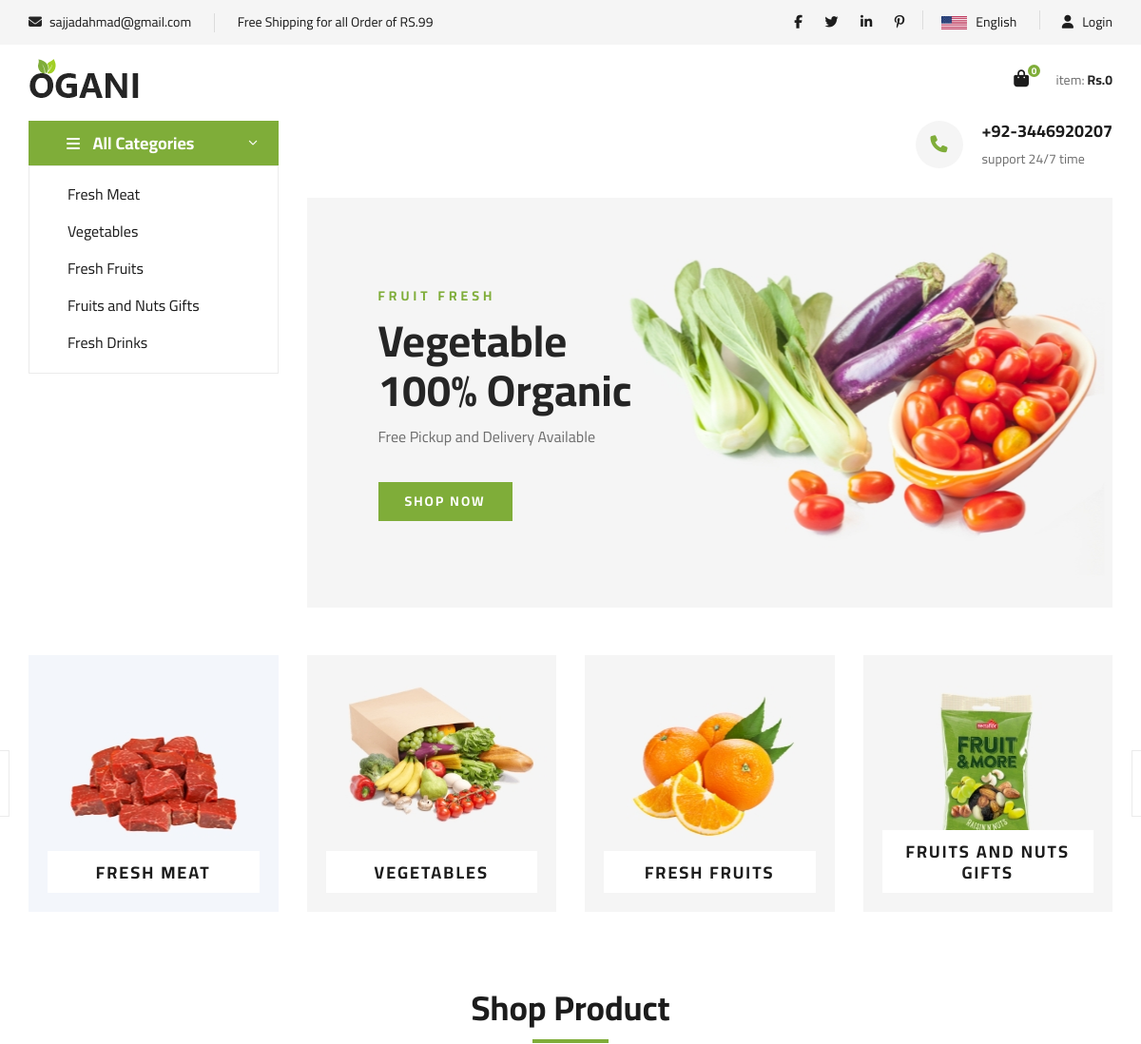
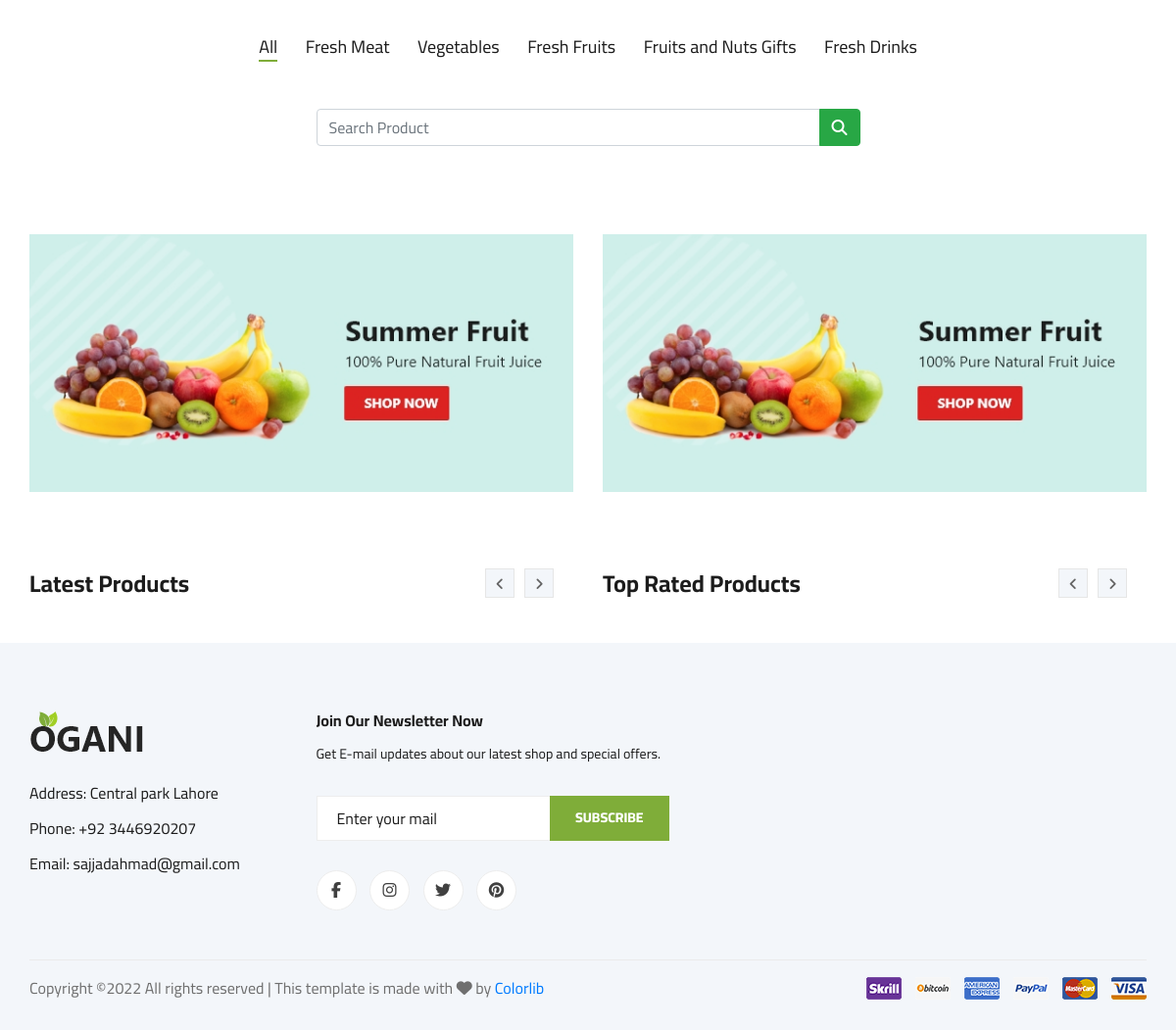
The page / on the database its author committed (2 pictures, top to bottom).
### tables this page shows
CREATE TABLE `category` (
  `catid` bigint(255) NOT NULL,
  `cname` varchar(255) NOT NULL,
  `cimage` varchar(255) NOT NULL
);

### index.php (the view, shortened to what this page needs)
<!DOCTYPE html>
<html lang="zxx">
<head>
    <link rel="stylesheet" href="css/bootstrap.min.css" type="text/css">
    <link rel="stylesheet" href="css/font-awesome.min.css" type="text/css">
    <link rel="stylesheet" href="css/elegant-icons.css" type="text/css">
    <link rel="stylesheet" href="css/nice-select.css" type="text/css">
    <link rel="stylesheet" href="css/jquery-ui.min.css" type="text/css">
    <link rel="stylesheet" href="css/owl.carousel.min.css" type="text/css">
    <link rel="stylesheet" href="css/slicknav.min.css" type="text/css">
    <link rel="stylesheet" href="css/style.css" type="text/css">
    <link href="https://netdna.bootstrapcdn.com/font-awesome/3.2.1/css/font-awesome.css" rel="stylesheet">
</head>
<body>
    <header class="header">
        <div class="header__top">
            <div class="container">
                <div class="row">
                    <div class="col-lg-6 col-md-6">
                        <div class="header__top__left">
                            <ul>
                                <li><i class="fa fa-envelope"></i> sajjadahmad@gmail.com</li>
                                <li>Free Shipping for all Order of RS.99</li>
                            </ul>
                        </div>
                    </div>
                    <div class="col-lg-6 col-md-6">
                        <div class="header__top__right">
                            <div class="header__top__right__social">
                                <a href="#"><i class="fa fa-facebook"></i></a>
                                <a href="#"><i class="fa fa-twitter"></i></a>
                                <a href="#"><i class="fa fa-linkedin"></i></a>
                                <a href="#"><i class="fa fa-pinterest-p"></i></a>
                            </div>
                            <div class="header__top__right__language">
                                <img src="img/language.png" alt="">
                                <div>English</div>
                            </div>
                            <div class="header__top__right__auth">
                                <?php
                                include 'dbconnection.php';
                                if(isset($_SESSION['username'])){
                                    echo '<a href="logout.php"><i class="fa fa-user"></i> Logout</a>';
                                }else{
                                    echo '<a href="login.php"><i class="fa fa-user"></i> Login</a>';
                                }
                                ?>
                            </div>
                        </div>
                    </div>
                </div>
            </div>
        </div>
        <div class="container">
            <div class="row">
                <div class="col-lg-3">
                    <div class="header__logo">
                        <a href="index.html"><img src="images/logo.png" alt=""></a>
                    </div>
                </div>
                <div class="col-lg-9" id="cartcount">
                 <?php
                 if(isset($_SESSION['cart'])){
                    $total=0;
                    echo '<div class="header__cart">
                    <ul>
                    <li><a><i class="fa fa-shopping-bag cartdetail"></i><span>'.count($_SESSION['cart']).'</span></a></li>
                    </ul>
                    <div class="header__cart__price">item: <span>';
                    foreach($_SESSION['cart'] as  $values){
                        $total+= $values['pprice'] * $values['pquantity'];
                    }
                    echo $total.'</span></div>
                </div>';
                 }else{
                    echo '<div class="header__cart">
                    <ul>
                    <li><a><i class="fa fa-shopping-bag"></i><span>0</span></a></li>
                    </ul>
                    <div class="header__cart__price">item: <span>Rs.0</span></div>
                </div>';
                 }
                 ?>
                </div>
            </div>
        </div>
    </header>
    <div id="firstpage">
        <section class="hero">
            <div class="container">
                <div class="row">
                    <div class="col-lg-3">
                        <div class="hero__categories">
                            <div class="hero__categories__all">
                                <i class="fa fa-bars"></i>
                                <span>All Categories</span>
                            </div>
                            <ul>
                                <?php
                                $sql = "select * from category";
                                $result = mysqli_query($link, $sql);
                                while ($row = mysqli_fetch_assoc($result)) {
                                ?>
                                    <li><a href="#" class="categoryid" data-id="<?php echo $row['catid'] ?>"><?php echo $row['cname'] ?></a></li>
                                <?php } ?>
                            </ul>
                        </div>
                    </div>
                    <div class="col-lg-9">
                        <div class="hero__search">
                            <div class="hero__search__phone">
                                <div class="hero__search__phone__icon">
                                    <i class="fa fa-phone"></i>
                                </div>
                                <div class="hero__search__phone__text">
                                    <h5>+92-3446920207</h5>
                                    <span>support 24/7 time</span>
                                </div>
                            </div>
                        </div>
                        <div class="hero__item set-bg" data-setbg="img/hero/banner.jpg">
                            <div class="hero__text">
                                <span>FRUIT FRESH</span>
                                <h2>Vegetable <br />100% Organic</h2>
                                <p>Free Pickup and Delivery Available</p>
                                <a href="#shop" class="primary-btn">SHOP NOW</a>
                            </div>
                        </div>
                    </div>
                </div>
            </div>
        </section>
        <section class="categories">
            <div class="container">
                <div class="row">
                    <div class="categories__slider owl-carousel">
                        <?php
                        $sql = "select * from category";
                        $result = mysqli_query($link, $sql);
                        while ($row = mysqli_fetch_assoc($result)) {
                        ?>
                            <div class="col-lg-3">
                                <div class="categories__item set-bg" data-setbg="images/<?php echo $row['cimage'] ?>">
                                    <h5><a href="" class="categoryid" data-id="<?php echo $row['catid'] ?>"><?php echo $row['cname'] ?></a></h5>
                                </div>
                            </div>
                        <?php } ?>
                    </div>
                </div>
            </div>
        </section>
        <section class="featured spad">
            <div class="container">
                <div class="row">
                    <div class="col-lg-12">
                        <div class="section-title">
                            <h2 id="shop">Shop Product</h2>
                        </div>
                        <div class="featured__controls">
                            <ul>
                                <li class="active" data-filter="" id="allid">All</li>
                                <?php
                                $sql = "select * from category";
                                $result = mysqli_query($link, $sql);
                                while ($row = mysqli_fetch_assoc($result)) {
                                ?>
                                    <li data-filter="" class="categoryid" data-id="<?php echo $row['catid']  ?>"><?php echo $row['cname']  ?></li>
                                <?php } ?>
                            </ul>
                        </div>
                        <div class="form-group featured__controls">
                            <form>
                                <div class="row">
                                    <div class="col-md-6 mx-auto">
                                        <form class="form-inline my-2 my-lg-0">
                                            <div class="input-group">
                                                <input type="text" id="datasearch" class="form-control" placeholder="Search Product">
                                                <div class="input-group-append">
                                                    <button class="btn btn-success" type="button" id="namesearch">
                                                        <i class="fa fa-search"></i>
                                                    </button>
                                                </div>
                                            </div>
                                        </form>
                                    </div>
                                </div>
                            </form>
                        </div>
                    </div>
                </div>
            </div>
        </section>
        <div class="banner">
            <div class="container">
                <div class="row">
                    <div class="col-lg-6 col-md-6 col-sm-6">
                        <div class="banner__pic">
                            <a href="#shop"><img src="img/banner/banner-1.jpg" alt=""></a>
                        </div>
                    </div>
                    <div class="col-lg-6 col-md-6 col-sm-6">
                        <div class="banner__pic">
                            <a href="#shop"><img src="img/banner/banner-1.jpg" alt=""></a>
                        </div>
                    </div>
                </div>
            </div>
        </div>
        <section class="latest-product spad">
            <div class="container">
                <div class="row">
                    <div class="col-lg-6 col-md-6">
                        <div class="latest-product__text">
                            <h4>Latest Products</h4>
                            <div class="latest-product__slider owl-carousel">
                            </div>
                        </div>
                    </div>
                    <div class="col-lg-6 col-md-6">
                        <div class="latest-product__text">
                            <h4>Top Rated Products</h4>
                            <div class="latest-product__slider owl-carousel">
                            </div>
                        </div>
                    </div>
                </div>
            </div>
        </section>
    </div>
    <footer class="footer spad">
        <div class="container">
            <div class="row">
                <div class="col-lg-3 col-md-6 col-sm-6">
                    <div class="footer__about">
                        <div class="footer__about__logo">
                            <a href="./index.html"><img src="images/logo.png" alt=""></a>
                        </div>
                        <ul>
                            <li>Address: Central park Lahore</li>
                            <li>Phone: +92 3446920207</li>
                            <li>Email: sajjadahmad@gmail.com</li>
                        </ul>
                    </div>
                </div>
                <div class="col-lg-4 col-md-12">
                    <div class="footer__widget">
                        <h6>Join Our Newsletter Now</h6>
                        <p>Get E-mail updates about our latest shop and special offers.</p>
                        <form action="#">
                            <input type="text" placeholder="Enter your mail">
                            <button type="submit" class="site-btn">Subscribe</button>
                        </form>
                        <div class="footer__widget__social">
                            <a href="#"><i class="fa fa-facebook"></i></a>
                            <a href="#"><i class="fa fa-instagram"></i></a>
                            <a href="#"><i class="fa fa-twitter"></i></a>
                            <a href="#"><i class="fa fa-pinterest"></i></a>
                        </div>
                    </div>
                </div>
            </div>
            <div class="row">
                <div class="col-lg-12">
                    <div class="footer__copyright">
                        <div class="footer__copyright__text">
                            <p>
                                Copyright &copy; All rights reserved | This template is made with <i class="fa fa-heart" aria-hidden="true"></i> by <a href="https://colorlib.com" target="_blank">Colorlib</a>
                            </p>
                        </div>
                        <div class="footer__copyright__payment"><img src="img/payment-item.png" alt=""></div>
                    </div>
                </div>
            </div>
        </div>
    </footer>
</body>
</html>

### rows shown on the page
category: cname "Fresh Meat", shows a picture, cname "FRESH MEAT"
category: cname "Vegetables", shows a picture, cname "VEGETABLES"
category: cname "Fresh Fruits", shows a picture, cname "FRESH FRUITS"
category: cname "Fruits and Nuts Gifts", shows a picture, cname "FRUITS AND NUTS GIFTS"
category: cname "Fresh Drinks"
